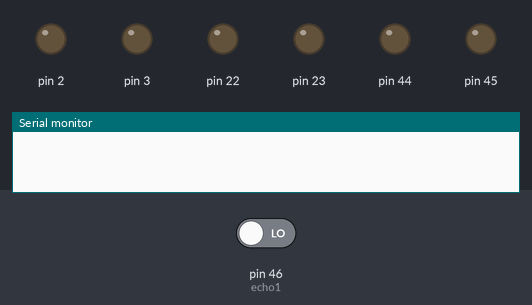
Recording of a sketch running on a simulated Arduino Mega 2560, built with avr-gcc and run on an emulated ATmega2560. Parts: output pins drawn as LEDs (lit = HIGH), the last lines printed to the serial monitor. Inputs (shaded band) come from the test bench; at power-on: pin 46 (echo1) LOW. Pins used as bus, display or sensor lines are not drawn.

Above: at 0.1 s.
At 1.1 s:
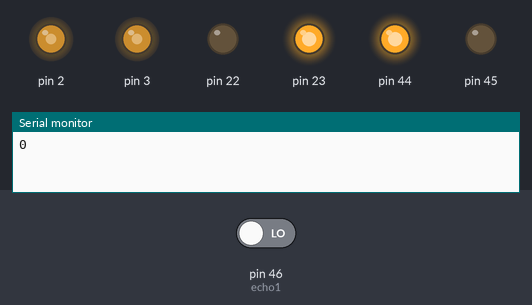
Timing chart, 0 to 2.6 s (numbered marks = the images above):
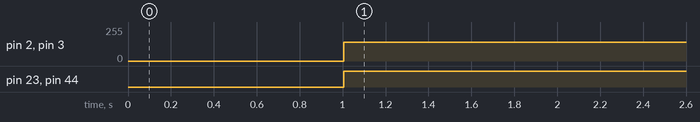

The sketch:

object_avoiding_car.ino
```cpp
int trig1=47;
int echo1=46;
int speedd=140;
int distance;

void setup() {
  // put your setup code here, to run once:
pinMode(trig1,OUTPUT);
pinMode(echo1,INPUT);
Serial.begin(9600);

 pinMode(22,OUTPUT);
 pinMode(23,OUTPUT);
 pinMode(2,OUTPUT);

 pinMode(44,OUTPUT);
 pinMode(45,OUTPUT);
 pinMode(3,OUTPUT);
}

void loop() {
 distance=ultrasensor();
  Serial.println(distance);
delay(5);
if (distance>24){
  motor_right_Fwd();
  motor_left_Fwd();
}
else {
motor_left_Fwd();
motor_right_Bwd();
}


}
int stop_motor(){
  digitalWrite(22,LOW);
  digitalWrite(23,LOW);
  digitalWrite(44,LOW);
  digitalWrite(45,LOW);
  analogWrite(2,0);
  analogWrite(3,0);
}
int motor_left_Bwd(){
  digitalWrite(22,HIGH);
  digitalWrite(23,LOW);
  analogWrite(2,speedd);
}
int motor_right_Bwd(){
  digitalWrite(44,HIGH);
  digitalWrite(45,LOW);
  analogWrite(3,speedd);
}

int motor_left_Fwd(){
  digitalWrite(23,HIGH);
  digitalWrite(22,LOW);
  analogWrite(2,speedd);
}
int motor_right_Fwd(){
  digitalWrite(45,HIGH);
  digitalWrite(44,LOW);
  analogWrite(3,speedd);
}

int ultrasensor(){
  digitalWrite(trig1,LOW);
  delayMicroseconds(2);
  digitalWrite(trig1,HIGH);
  delayMicroseconds(10);

   int t = pulseIn(echo1,HIGH);
  long distance = (t/29)/2;
  return distance;
}
```

Measured:
- by itself, pin 2, pin 3: 0/255 → 140/255 at 1.0 s
- by itself, pin 23, pin 44: LOW → HIGH at 1.0 s
